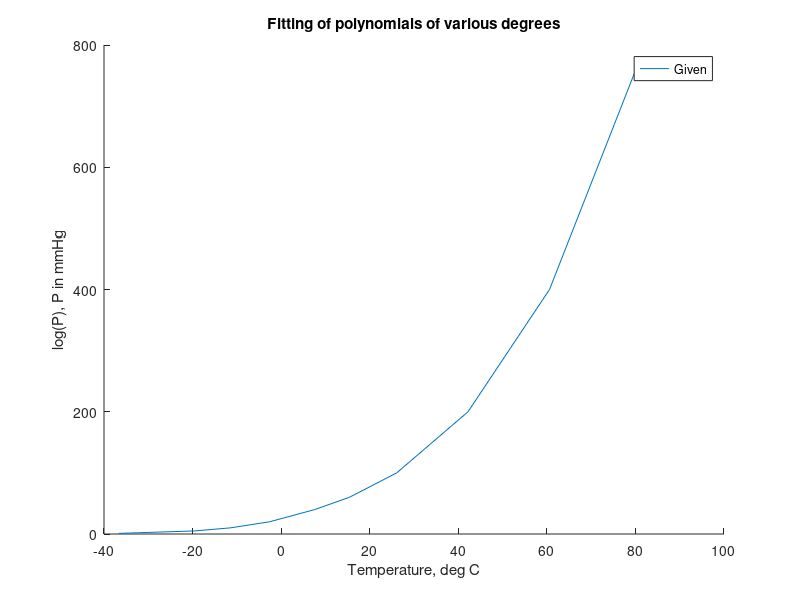

Recreate this plot in MATLAB. (Note: this script raises an error after producing the figure.)
%% Question 3     Harikrishnan R N, 18CHE147
% Here I have presented the code to solve question 3 of assignment
%% Solving for First part: 
% We will first define the arrays of given data : 
% y is the array with the known values of ln(P) 
y = [1;5;10;20;40;60;100;200;400;760] ; 
 
% T is the array with the known temperature values (T in degC) ;
T = [-36.7;-19.6;-11.5;-2.6;7.6;15.4;26.1;42.2;60.6;80.1];
% There are 10 data points. To fit a polynomial, we should take care that
% the polynomial is not overfitting the data. 
% Let the degree of polynomials vary from 1 to 10
warning('off','MATLAB:polyfit:PolyNotUnique')
warning('off','MATLAB:polyfit:RepeatedPointsOrRescale')
polys = zeros(6,1) ;
disp('The plots for different fits on the data : ')
hold on 
plot(T,y)
xlabel('Temperature, deg C')
ylabel('log(P), P in mmHg')
title('Fitting of polynomials of various degrees')
lgd = legend('Given'); 
lgd.Location = 'best';
disp(['Since the number of data points is small, we will fit curves till degree = 6'])
for deg = 1:length(polys)
    p = polyfit(T,y,deg);
    y_fit = polyval(p,T);
    R2 = 1 - (sum((y-y_fit).^2))/(sum((y-mean(y)).^2));
    plot(T,y_fit)
    polys(deg) = R2;  
end
hold off
i = 1:length(y) ; 
T1 = table((1:length(polys))',polys,'VariableNames',{'Degree','R^2 Value'}); disp(T1)
disp('The polynomial that fits the best is  of degree = 4')
p_4 = polyfit(T,y,4); disp('The polynomial that fits the best is shown by : ')
disp(['P = ',num2str(p_4(1)),'T^4 + ',num2str(p_4(2)),'T^3 + ',num2str(p_4(3)),'T^2 + ',num2str(p_4(4)),'T + ',num2str(p_4(5))])
T2 = table(i',T,y,(polyval(p_4,T)),'VariableNames',{'Index','Temperature (degC)','P in mmHg','Predicted P in mmHg'});
disp(T2); disp('It looks like 4th degree polynomial overfits the data, we can also use the 3rd degree for better predictions')

%% Solving for Second part: 
% Predicting values of Pressure with the help of liniar regression and
% fitting the data to a Clausius Clapeyron equation.
% I have used the gradient descent algorithm by hand coding it just to get 
% the feel of it. We can use the MATLAB funciton linfit for the same.
% We will first define the arrays of given data : 
% y is the array with the known values of ln(P) 
p = [1;5;10;20;40;60;100;200;400;760] ; 
y = log(p) ; 
% x_1 is the array with the known 1/temperature values (T in degC) ;
T = [-36.7;-19.6;-11.5;-2.6;7.6;15.4;26.1;42.2;60.6;80.1];
x_1 = 1./(T + 273.15) ; 
% Now we will define the array of weights i.e A and B in our case
beta0 = [20.1503;-4685.9579] ; 
% We will define x as an array of ones and the 1/T terms : 
m = ones(size(x_1)); 
x = cat(2,m,x_1); 
% Now we can define a prediction array predicting values of y 
y_pred = x*beta0 ; 

% Now we will use the cost function and the gradient descent algorithm :
% Using multiple gradient descent more than once to increase computational
% efficiency and accuracy. 
disp('Part 2 : Regressing the Data on Clausius Clapeyron Equation :')
alpha_1 = 1.9 ; n_1 = 1e4 ; 
[beta_1,grad_1] = q3_grad_desc(x,y,beta0,alpha_1,n_1);
disp('Values of A and B after 1st run of gradient descent: ')
disp(['A = ',num2str(beta_1(1))]);
disp(['B = ',num2str(beta_1(2))]);
alpha_2 = 1.99 ; n_2 = 1e5 ;
[beta_2,grad_2] = q3_grad_desc(x,y,beta0,alpha_2,n_2);
disp('Values of A and B after 2nd run of gradient descent: ')
disp(['A = ',num2str(beta_2(1))]);
disp(['B = ',num2str(beta_2(2))]);
alpha_3 = 1.99 ; n_3 = 10e6 ;
[beta_3,grad_3] = q3_grad_desc(x,y,beta0,alpha_3,n_3);
disp('Values of A and B after 2nd run of gradient descent: ')
disp(['A = ',num2str(beta_3(1))]);
disp(['B = ',num2str(beta_3(2))]);
y_pred_new = x*beta_3 ; 
disp('Here I have displayed the Given values of Pressure and Predicted values of Pressures');
T3 = table(i',T,exp(y),exp(y_pred_new),'VariableNames',{'Index','Temperature (degC)','P in mmHg','Predicted P in mmHg'});
disp(T3)
R2 = 1 - (sum((y-y_pred_new).^2))/(sum((y-mean(y)).^2));
disp(['The R^2 value for the fit is = ',num2str(R2)]);

%% Solving for Third Part
% Here we have to do a non-linear regression and fit the given data in 
% Antoinne form of equation.
% Here we store the given data the same way we did for linear regression
% y is the array with the known values of ln(P) 
p = [1;5;10;20;40;60;100;200;400;760] ; 
y = log(p) ; 
% x_1 is the array with the known 1/temperature values (T in degC) ;
T = [-36.7;-19.6;-11.5;-2.6;7.6;15.4;26.1;42.2;60.6;80.1];
% Now we will define the array of weights i.e A and B in our case
beta0 = [20;4000;50] ; 
% Here we use the nlinfit function to fit a non linear regression : 
beta_nonlin = nlinfit(T,y,@(b,x) b(1) - b(2)./(x + b(3)),beta0);
% Our Prediction for Pressure 
y_pred_nonlin = beta_nonlin(1) - beta_nonlin(2)./(T + beta_nonlin(3))  ;  

disp('Part 3 : Regressing the Data on Antoine Equation :')
disp(['A = ',num2str(beta_nonlin(1))]);
disp(['B = ',num2str(beta_nonlin(2))]);
disp(['C = ',num2str(beta_nonlin(3))]);
disp('Here I have displayed the Given values of Pressure and Predicted values of Pressures');
T4 = table(i',T,exp(y),exp(y_pred_nonlin),'VariableNames',{'Index','Temperature (degC)','P in mmHg','Predicted P in mmHg'});
disp(T3)
R2 = 1 - (sum((y-y_pred_nonlin).^2))/(sum((y-mean(y)).^2));
disp(['The R^2 value for the fit is = ',num2str(R2)]);

%% Appendix 1 : Gradient Descent Function
% Here I have showed how I have defined the function that can perform the 
% Gradient Descent that is used to determine the Parameters in the 
% Clausius Clapeyron Equation 
% The function below has been "commented" for some reasons
% Uncomment and save it in a file to use 
%function [beta,q3_grad_desc] = q3_grad_desc(X,y,beta0,alpha,n)
% The following function does the gradient descent needed to do the
% regression 
% alpha is the learning rate parameter
% n is the number of iterations needed
% Initialize some useful values
%m = length(y); % number of training examples
%q3_grad_desc = zeros(n, 1);

%for iter = 1:n
 %   delta = ((X*beta0)-y)' * X;
  %  temp = beta0 - (alpha/m)*delta';
   % beta0 = temp;
    %q3_grad_desc(iter) = q3_cost(X, y, beta0);
%end
%beta = beta0;
%end

%% Appendix 2: Cost Function
% Here I have attached the functionn that is used to compute the cost of 
% the function as Mean Squared Error. 
% The function below has been "commented" for some reasons
% Uncomment and save it in a file to use 
%function q3_cost = q3_cost(X,y,beta0)  
% This function computes cost function
% Initialize some useful values
%m = length(y); % number of training examples
%predictions = X*beta0;
%sqrErrors = (predictions - y).^2 ; 
%q3_cost = (1/(2*m))*sum(sqrErrors) ; 
%end

